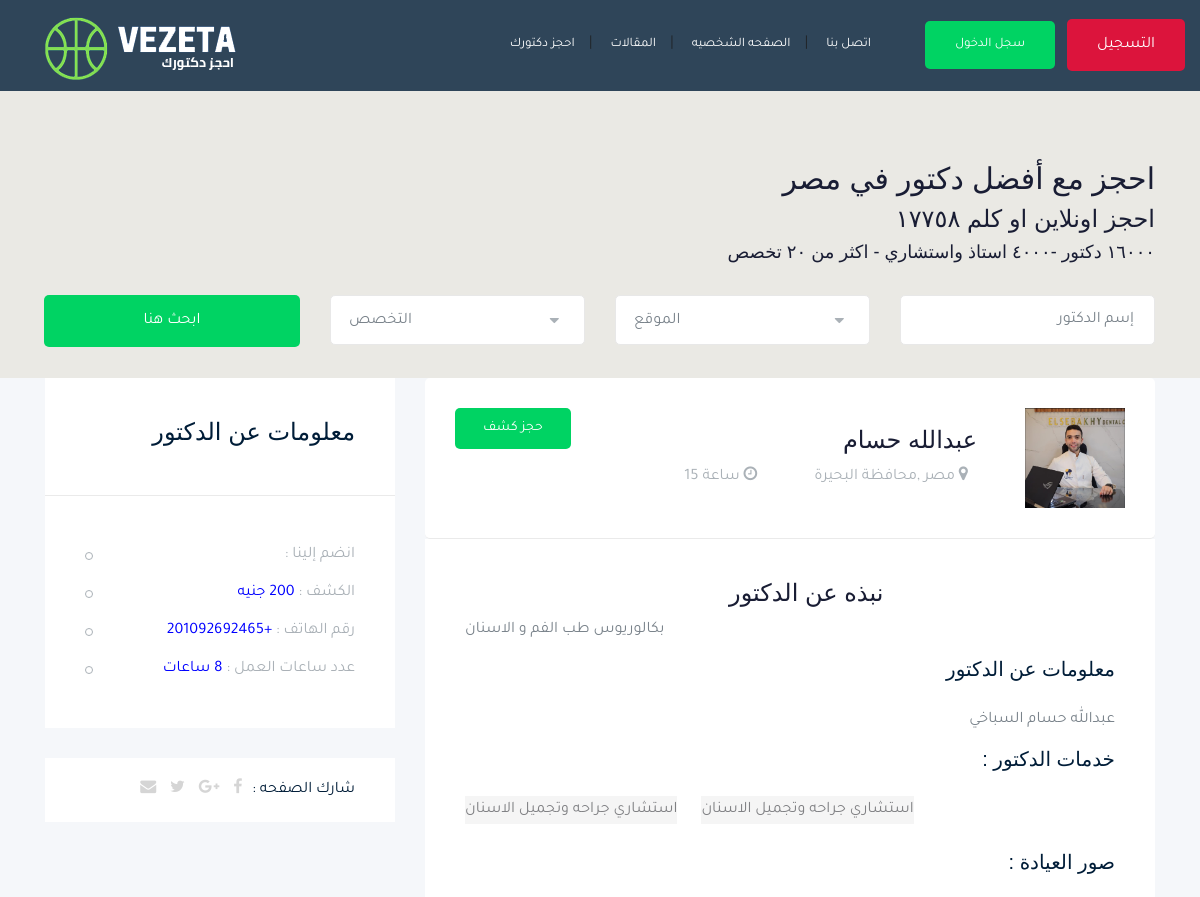
Before: /accounts/doctors/abdullahhosam (upper part) with the older database file.
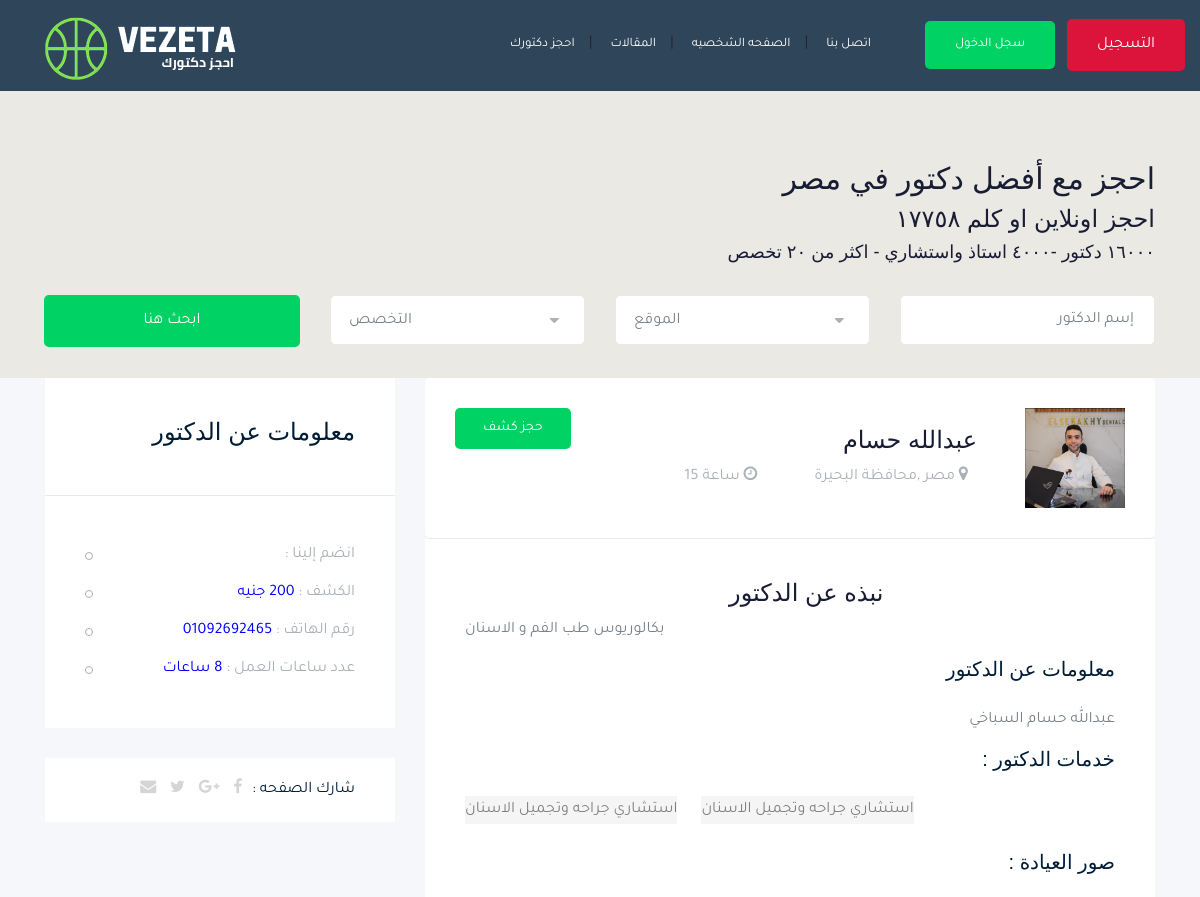
After: the same page with the newer database file.
### accounts/models.py (models this page shows, shortened)
class Profile(models.Model):
    DOCTOR_IN = (
        ('جلدية' , "جلدية"),
        ('أسنان' , "أسنان"),
        ('نفسي' , "نفسي"),
        ('أطفال حديثي الولادة' , "أطفال حديثي الولادة"),
        ('مخ و أعصاب' , "مخ و أعصاب"),
        ('عظام' , "عظام"),
        ('نساء و توليد' , "نساء و توليد"),
        ('أنف وأذن و حنجرة' , "أنف وأذن و حنجرة"),
        ('قلب و أوعيه دموية' , "قلب و أوعيه دموية"),
        ('أمراض دم' , "أمراض دم"),
        ('أورام' , "أورام"),
        ('باطنة' , "باطنة"),
        ('تخسيس و تغذية' , "تخسيس و تغذية"),
        ('جراحة أطفال' , "جراحة أطفال"),
        ('جراحة أورام' , "جراحة أورام"),
        ('جراحة أوعيه دموية' , "جراحة أوعيه دموية"),
        ('جراحة تجميل' , "جراحة تجميل"),
        ('جراحة سمنة ومناظير' , "جراحة سمنة ومناظير")
    )
    user = models.OneToOneField(User, on_delete=models.CASCADE)
    name = models.CharField(_("الاسم"),max_length=80)
    surname = models.CharField(_("اللقب"),max_length=50)
    who_i = models.TextField(_("من انا ") , max_length=50)
    price = models.IntegerField(_("سعر الكشف ") , blank=True, null=True)
    image = models.ImageField(_("الصورة الشخصية") , upload_to='profile' , blank=True , null=True)
    slug = models.SlugField(_("slug") , blank=True, null=True)
    subtitle = models.CharField(_("نبذة"), max_length=80)
    doctor = models.CharField(_("دكتور"), max_length=50 , choices=DOCTOR_IN)
    specialist_doctor = models.CharField(_("التخصص  "), max_length=80 ,default='' ,blank=True , null=True)
    address= models.CharField(_("المحافظة"), max_length=50)
    address_detail = models.CharField(_("العنوان "), max_length=80)
    waiting_time = models.IntegerField(_("مدة الانتظار") , blank=True , null= True)
    working_hours = models.IntegerField(_("ساعات العمل ") , blank=True , null=True)
    number_phone = models.CharField(_("رقم التليفون  ") , max_length=20)
    facebook = models.CharField(max_length=100, blank=True , null=True)
    twitter = models.CharField(max_length=100, blank=True , null=True)
    google = models.CharField(max_length=100, blank=True , null=True)
    joined = models.DateTimeField(_("وقت الانضمام ") , auto_now_add=True , blank=True , null=True)
    sex = models.CharField(_("النوع"), choices=TYPE_OF_PERSON , max_length=50)
    class Meta:
        verbose_name = 'Profile'
        verbose_name_plural = 'Profiles'

### accounts/views.py (the view)
# urls.py: path('doctors/<slug:slug>' ,views.doctors_detail, name='doctors_detail' ),
def doctors_detail(request, slug):
    doctors_detail = Profile.objects.get(slug=slug)
    context = {
        'doctors_detail'  : doctors_detail
    }
    return render(request , 'user/doctors_detail.html', context)

### accounts/templates/user/doctors_detail.html (shortened to what this page needs)
{% extends 'base.html' %}
{% load static %}
{% block body %}
<div dir="rtl">
{% include 'user/search.html' %}
<div class="job_details_area">
<div class="container">
    <div class="row">
        <div class="col-lg-8">
            <div class="job_details_header">
                <div class="single_jobs white-bg d-flex justify-content-between">
                    <div class="jobs_left d-flex align-items-center">
                        <div >
                            {% if doctors_detail.image %}
                            <img class="img-circle" src="{{doctors_detail.image.url}}" alt="" width="100" height="100">
                            {% else %}
                            <img class="img-circle" src="{% static 'static_file/img/candiateds/2.png' %}" alt="" width="100" height="100">
                            {% endif %}
                        </div>
                        <div class="jobs_conetent">
                            <a href="#" ><h4>{{doctors_detail.name}}</h4></a>
                            <div class="links_locat d-flex align-items-center">
                                <div class="location">
                                    <p> <i class="fa fa-map-marker"></i> مصر ,{{doctors_detail.address}} </p>
                                </div>
                                <div class="location">
                                    <p> <i class="fa fa-clock-o"></i> ساعة {{doctors_detail.waiting_time}}</p>
                                </div>
                            </div>
                        </div>
                    </div>
                    <div class="jobs_right">
                        <div class="apply_now">
                            <a class="boxed-btn3" href="">حجز كشف</a>
                        </div>
                    </div>
                </div>
            </div>
            <div class="descript_wrap white-bg">
                <div class="single_wrapp">
                    <h3>نبذه عن الدكتور</h3>
                    <p>{{doctors_detail.subtitle}}</p>
                </div>
                <div class="white-card white-card-inner">
                    <div class="single_wrap" style="margin-top: 10px;">
                        <h4>معلومات عن الدكتور</h4>
                        <ul>
                            <p>{{doctors_detail.who_i}}</p>
                        </ul>
                    </div>
                </div>
                <div class="single_wrap">
                    <h4>خدمات الدكتور :</h4>
                    <ul>
                        <p class="tagitem disable-click pull-left mr-4" style="background-color: #f5f5f5;
                        color: #808184;"> استشاري جراحه وتجميل الاسنان
                        </p>
                        <p class="tagitem disable-click pull-left" style="background-color: #f5f5f5;
                        color: #808184;">استشاري جراحه وتجميل الاسنان
                        </p>
                    </ul>
                    <br>
                </div>
                <div class="single_wrap">
                    <h4>صور العيادة :</h4>
                </div>
            </div>
        </div>
        <div class="col-lg-4">
            <div class="job_sumary">
                <div class="summery_header">
                    <h3>معلومات عن الدكتور </h3>
                </div>
                <div class="job_content">
                    <ul>
                        <li>  انضم إلينا : </li>
                        <li> الكشف : <span style="color: blue;">  {{doctors_detail.price}} جنيه</span></li>
                        <li> رقم الهاتف  : <span style="color: blue;">{{doctors_detail.number_phone}}</span></li>
                        <li>عدد ساعات العمل : <span style="color: blue;"> {{doctors_detail.working_hours}} ساعات </span></li>
                    </ul>
                </div>
            </div>
            <div class="share_wrap d-flex">
                <span>شارك الصفحه :</span>
                <ul>
                    <li><a href="{{doctors_detail.facebook}}"> <i class="fa fa-facebook"></i></a> </li>
                    <li><a href=""> <i class="fa fa-google-plus"></i></a> </li>
                    <li><a href="{{doctors_detail.twitter}}"> <i class="fa fa-twitter"></i></a> </li>
                    <li><a href=""> <i class="fa fa-envelope"></i></a> </li>
                </ul>
            </div>
            <div class="job_location_wrap">
                <div class="job_lok_inner">
                    <div id="map" style="height: 200px;"></div>
                    </div>
            </div>
        </div>
    </div>
</div>
</div>
</div>
{% endblock body %}

### templates/base.html (shortened to what this page needs)
{% load static %}
<!doctype html>
<html class="no-js" lang="zxx">
<head>
<link rel="stylesheet" href="{% static 'static_file/css/bootstrap.min.css' %}">
<link rel="stylesheet" href="{% static 'static_file/css/owl.carousel.min.css' %}">
<link rel="stylesheet" href="{% static 'static_file/css/magnific-popup.css' %}">
<link rel="stylesheet" href="{% static 'static_file/css/font-awesome.min.css' %}">
<link rel="stylesheet" href="{% static 'static_file/css/themify-icons.css' %}">
<link rel="stylesheet" href="{% static 'static_file/css/nice-select.css' %}">
<link rel="stylesheet" href="{% static 'static_file/css/flaticon.css' %}">
<link rel="stylesheet" href="{% static 'static_file/css/gijgo.css' %}">
<link rel="stylesheet" href="{% static 'static_file/css/animate.min.css' %}">
<link rel="stylesheet" href="{% static 'static_file/css/slicknav.css' %}">
<link rel="stylesheet" href="{% static 'static_file/css/style.css' %}">
</head>
<body>
<header>
<div class="header-area ">
    <div id="sticky-header" class="main-header-area">
        <div class="container-fluid " style="background-color: rgba(0, 29, 56, 0.8);" >
            <div class="header_bottom_border">
                <div class="row align-items-center">
                    <div class="col-xl-3 col-lg-2">
                        <div class="logo">
                            <a href="index.html">
                                <img src="{% static 'static_file/img/logo2.png' %}" alt="">
                            </a>
                        </div>
                    </div>
                    <div class="col-xl-6 col-lg-7">
                        <div class="main-menu  d-none d-lg-block">
                            <nav>
                                <ul id="navigation">
                                    <li><a href="{% url 'accounts:doctors' %}">احجز دكتورك</a></li>|
                                    <li><a href="">المقالات</a></li>|
                                    <li><a href="{% url 'accounts:myprofile' %}">الصفحه الشخصيه </a></li>|
                                    <li><a href="contact.html">اتصل بنا</a></li>
                                </ul>
                            </nav>
                        </div>
                    </div>
                    <div class="col-xl-3 col-lg-3 d-none d-lg-block">
                        <div class="Appointment">
                            {% if user.is_authenticated %}
                                <div class="phone_num d-none d-xl-block"></div>
                                <div class="d-none d-lg-block">
                                    <a class="boxed-btn3" href="">قدم نفسك</a>
                                </div>
                                {% else %}
                                <div class="phone_num d-none d-xl-block">
                                    <a class="boxed-btn3" href="">سجل الدخول</a>
                                </div>
                                <div class="d-none d-lg-block">
                                    <a class="boxed-btn3" style="background-color: crimson;" href="">التسجيل</a>
                                </div>
                            {% endif %}
                        </div>
                    </div>
                    <div class="col-12">
                    </div>
                </div>
            </div>
        </div>
    </div>
</div>
</header>
{% block body %}
{% endblock body %}
    </body>
    </html>

### accounts/templates/user/search.html (shortened to what this page needs)
{% load static %}
<div class="catagory_area ">
    <div class="container " style="margin-top: 10rem">
                <div class=" single_text">
                    <h2>احجز مع
                        أفضل دكتور في مصر</h3>
                    <h3>احجز اونلاين او كلم  ١٧٧٥۸</h4>
                    <h4>١٦٠٠٠ دكتور -٤٠٠٠ استاذ واستشاري - اكثر من ۲٠ تخصص</h5>
                    <br>
                </div>
                <form  method="GET" action="">
                <div class="row cat_search" >
                    <div class="col-lg-3 col-md-4">
                        <div class="single_input">
                            <input type="text" placeholder="إسم الدكتور" >
                        </div>
                    </div>
                    <div class="col-lg-3 col-md-4">
                    </div>
                    <div class="col-lg-3 col-md-4">
                    </div>
                    <div class="col-lg-3 col-md-12">
                        <div class="job_btn">
                            <input type="submit" class="boxed-btn3" value="ابحث هنا">
                        </div>
                    </div>
                </div>
                </form>
            </div>
        </div>

Changed rows visible on the page:
changed Profile "عبدالله حسام": number_phone "+201092692465" → "01092692465"
